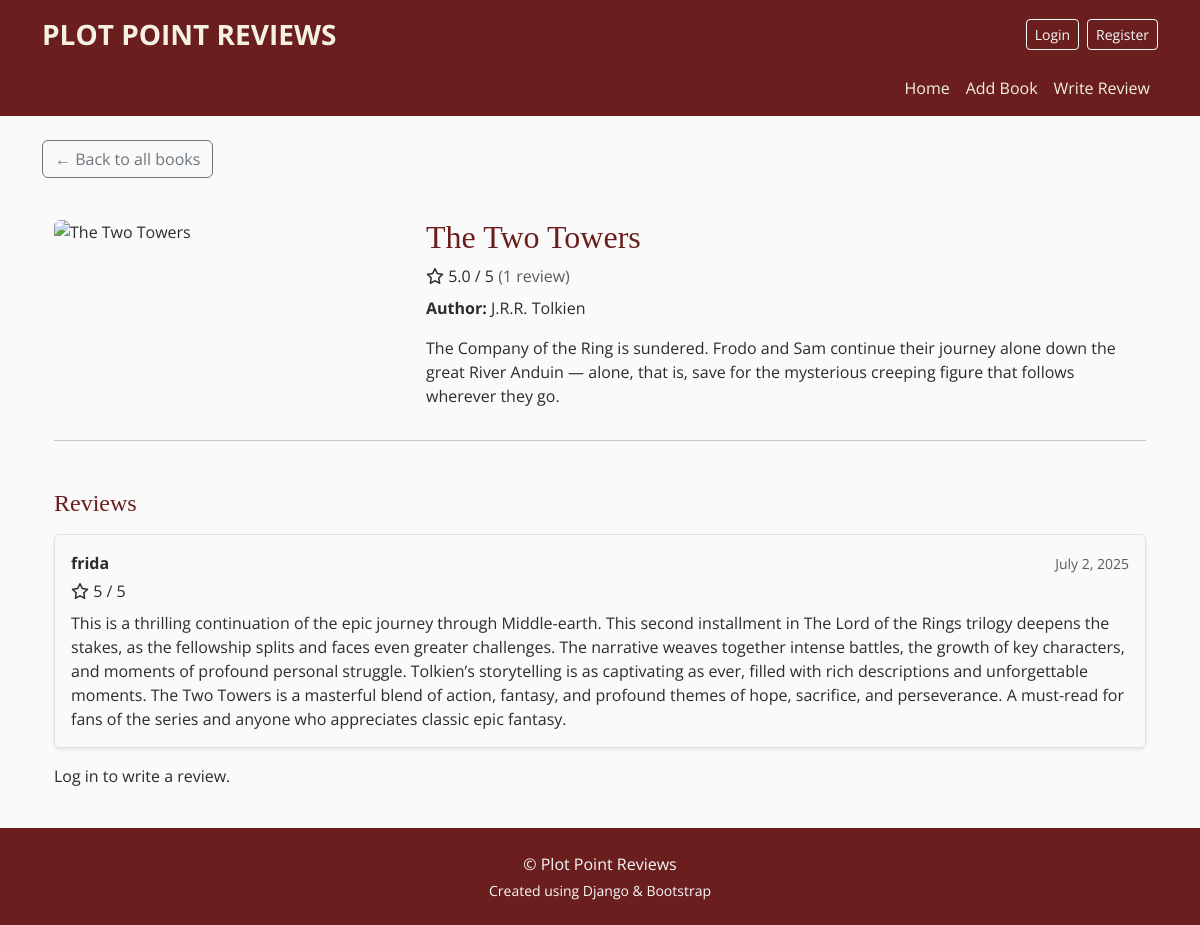
/book/2/, run on the app's committed database.
### books/models.py (models this page shows, shortened)
class Book(models.Model):
    title = models.CharField(max_length=255)
    author = models.CharField(max_length=255)
    cover = CloudinaryField('image')
    description = models.TextField(default='No description yet')
    @property
    def average_rating(self):
        reviews = self.reviews.all()
        if reviews.exists():
            return round(sum([r.rating for r in reviews]) / reviews.count(), 1)
        return None
    @property
    def review_count(self):
        return self.reviews.count()

class Review(models.Model):
    book = models.ForeignKey(Book, on_delete=models.CASCADE, related_name='reviews')
    user = models.ForeignKey(User, on_delete=models.CASCADE, related_name='reviews')
    rating = models.PositiveSmallIntegerField()
    content = models.TextField()
    created_at = models.DateTimeField(auto_now_add=True)

### books/views.py (the view)
# urls.py: path('book/<int:pk>/', views.book_detail, name='book_detail'),
def book_detail(request, pk):
    book = get_object_or_404(Book, pk=pk)
    reviews = Review.objects.filter(book=book).order_by('-created_at')
    user_review = None
    if request.user.is_authenticated:
        user_review = Review.objects.filter(book=book, user=request.user).first()
        if request.method == 'POST' and not user_review:
            form = ReviewForm(request.POST)
            if form.is_valid():
                review = form.save(commit=False)
                review.book = book
                review.user = request.user
                review.save()
                messages.success(request, 'Thank you for your review!')
                return redirect('book_detail', pk=book.pk)
        else:
            form = ReviewForm()
    else:
        form = None
    return render(request, 'books/book_detail.html', {
        'book': book,
        'reviews': reviews,
        'form': form,
        'user_review': user_review
    })

### books/templates/books/book_detail.html (shortened to what this page needs)
{% extends 'base.html' %}
{% load static %}
{% block content %}
<a href="{% url 'book_list' %}" class="btn btn-outline-secondary mb-3">
  ← Back to all books
</a>
<div class="container mt-4">
  <div class="row">
    <div class="col-md-4">
      {% if book.cover %}
        <img src="{{ book.cover.url }}" class="img-fluid rounded" alt="{{ book.title }}">
      {% endif %}
    </div>
    <div class="col-md-8">
    <h2>{{ book.title }}</h2>
    {% if book.average_rating %}
        <p class="mb-2">
        <i class="fa-regular fa-star"></i>
        {{ book.average_rating }} / 5
        <span class="text-muted">({{ book.review_count }} review{{ book.review_count|pluralize }})</span>
        </p>
    {% else %}
        <p class="text-muted">No reviews yet</p>
    {% endif %}
      <p><strong>Author:</strong> {{ book.author }}</p>
      <p>{{ book.description }}</p>
    </div>
  </div>
  <hr>
<h4 class="mt-5 mb-3">Reviews</h4>
{% if book.reviews.exists %}
  {% for review in book.reviews.all %}
    <div class="border rounded p-3 mb-3 shadow-sm">
      <div class="d-flex justify-content-between align-items-center mb-1">
        <strong>{{ review.user.username }}</strong>
        <small class="text-muted">{{ review.created_at|date:"F j, Y" }}</small>
      </div>
      <div class="mb-2">
        <i class="fa-regular fa-star"></i>
        {{ review.rating }} / 5
      </div>
      <p class="mb-0">{{ review.content }}</p>
    </div>
  {% endfor %}
{% else %}
  <p class="text-muted">No reviews yet for this book.</p>
{% endif %}
{% if user.is_authenticated %}
  {% if user_review %}
    <p class="text-muted">You’ve already reviewed this book.</p>
  {% else %}
    <hr>
    <h5 class="mb-3">Leave a review</h5>
    <form method="POST">
      {% csrf_token %}
      <div class="mb-3">
        {{ form.rating.label_tag }}
        {{ form.rating }}
      </div>
      <div class="mb-3">
        {{ form.content.label_tag }}
        {{ form.content }}
      </div>
      <button type="submit" class="btn btn-submit">
        <i class="fa-solid fa-paper-plane"></i> Submit Review
      </button>
    </form>
  {% endif %}
{% else %}
  <p class="mt-3">Log in to write a review.</p>
{% endif %}
</div>
{% endblock %}

### static/css/style.css (style rules this page uses)
html, body { height: 100%; display: flex; flex-direction: column; font-family: 'Open Sans', sans-serif; background-color: #FAFAFA; color: #2C2C2C; margin: 0; padding: 0; }
h1, h2, h3, h4, h5, h6, .card-title { font-family: 'Playfair Display', serif; color: #6B1E1E; }

### data on the page
Book: title "The Two Towers", average_rating "5.0", review_count "1", author "J.R.R. Tolkien", description "The Company of the Ring is sundered. Frodo and Sam continue their journey alone down the great River Anduin — alone, that is, save for the mysterious creeping figure that follows wherever they go."
Review: user.username "frida", created_at "July 2, 2025", rating "5", content "This is a thrilling continuation of the epic journey through Middle-earth. This second installment in The Lord of the Rings trilogy deepens the stakes, as the fellowship splits and faces even greater challenges. The narrative weaves together intense battles, the growth of key characters, and moments of profound personal struggle. Tolkien’s storytelling is as captivating as ever, filled with rich descriptions and unforgettable moments. The Two Towers is a masterful blend of action, fantasy, and profound themes of hope, sacrifice, and perseverance. A must-read for fans of the series and anyone who appreciates classic epic fantasy."
